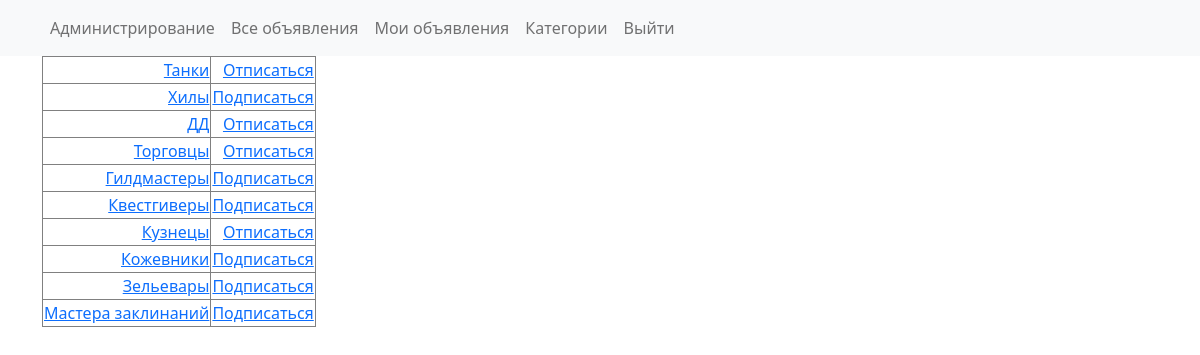
The app's page /categories (signed in) with its own data.
### app/models.py (models this page shows, shortened)
class Category(models.Model):
    name = models.CharField(max_length=100)
    subscribers = models.ManyToManyField(User)
    @property
    def get_subscribers_id(self):
        return self.subscribers.all().values_list('pk', flat=True)
    def __str__(self):
        return self.name

### app/views.py (the view)
# urls.py: path('categories', CategoryList.as_view(), name='category_list'),
class CategoryList(LoginRequiredMixin, ListView):
    model = Category
    template_name = 'app/category_list.html'
    def get_context_data(self, **kwargs):
        context = super().get_context_data(**kwargs)
        return context

### templates/app/category_list.html (shortened to what this page needs)
{% extends "default.html" %}
{% block content %}
<table>
{% for category in object_list %}
    <tr>
        <td>
            <a href="{% url 'post_list' %}?category={{ category.pk }}">{{ category }}</a>
        </td>
        <td>
            {% if user.pk in category.get_subscribers_id %}
                <a href="{% url 'category_unsubscribe' category.pk %}">Отписаться</a>
            {% else %}
                <a href="{% url 'category_subscribe' category.pk %}">Подписаться</a>
            {% endif %}
        </td>
    </tr>
{% endfor %}
</table>
{% endblock content %}

### records on screen
Category: name "Танки", shows "Отписаться"
Category: name "Хилы", shows "Подписаться"
Category: name "ДД", shows "Отписаться"
Category: name "Торговцы", shows "Отписаться"
Category: name "Гилдмастеры", shows "Подписаться"
Category: name "Квестгиверы", shows "Подписаться"
Category: name "Кузнецы", shows "Отписаться"
Category: name "Кожевники", shows "Подписаться"
Category: name "Зельевары", shows "Подписаться"
Category: name "Мастера заклинаний", shows "Подписаться"
